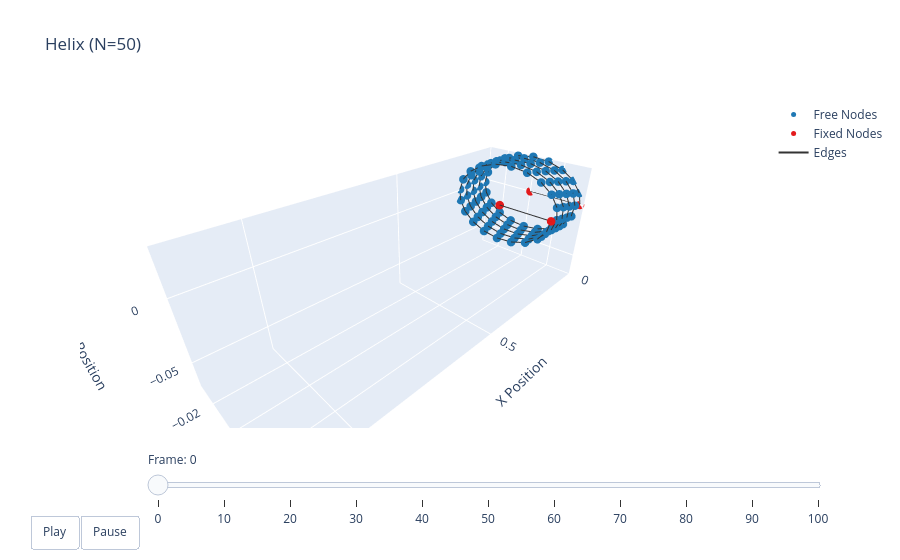

Notebook source saved alongside this figure:
### Code cell
options = dismech.AnimationOptions(title='Helix (N=50)', plot_step=10)

fig = dismech.get_interactive_animation_plotly(robot, t_arr, qs, options)
fig.show()
